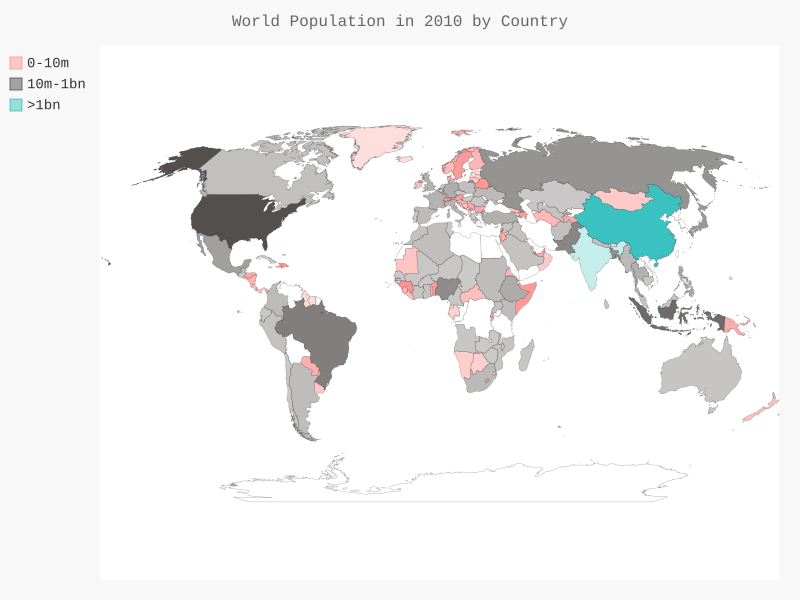

This chart was generated by the following Python code:
import json

import pygal
from pygal.maps.world import World
from pygal.maps.world import COUNTRIES

from pygal.style import RotateStyle as RS, LightColorizedStyle as LCS


from country_codes import get_country_code

filename = 'C:\\spyder_mj\\project_01\\Chapter_01\\data_visualization\\population_data.json'

print (filename)
with open(filename) as f:
    pop_data = json.load(f)

    cc_populations = {}
    for pop_dict in pop_data:
        if pop_dict['Year'] == '2010':
            country_name = pop_dict['Country Name']
            population = int(float(pop_dict['Value']))
            #print(population)
            code = get_country_code(country_name)
            if code:
                cc_populations[code] = population
            else:
                #print('error ', country_name)
                pass

    cc_pops_1, cc_pops_2, cc_pops_3 = {},{},{}
    for cc, pop in cc_populations.items():
        if pop < 10000000:
            cc_pops_1[cc] = pop
        elif pop < 1000000000:
            cc_pops_2[cc] = pop
        else:
            cc_pops_3[cc] = pop

    print(len(cc_pops_1),len(cc_pops_2),len(cc_pops_3))

    #wm_style = RS('#336699', base_style = LCS) 
    wm_style = LCS
    wm = pygal.maps.world.World(style=wm_style)
    wm.title = 'World Population in 2010 by Country'
    wm.add('0-10m',cc_pops_1)
    wm.add('10m-1bn',cc_pops_2)
    wm.add('>1bn',cc_pops_3)

    
    #wm.pygal.Worldmap(style=wm_style)
    wm.render_to_file('C:/Users/mlingaiah/source/repos/Alien_Invasion/Weather/world_population.svg')
